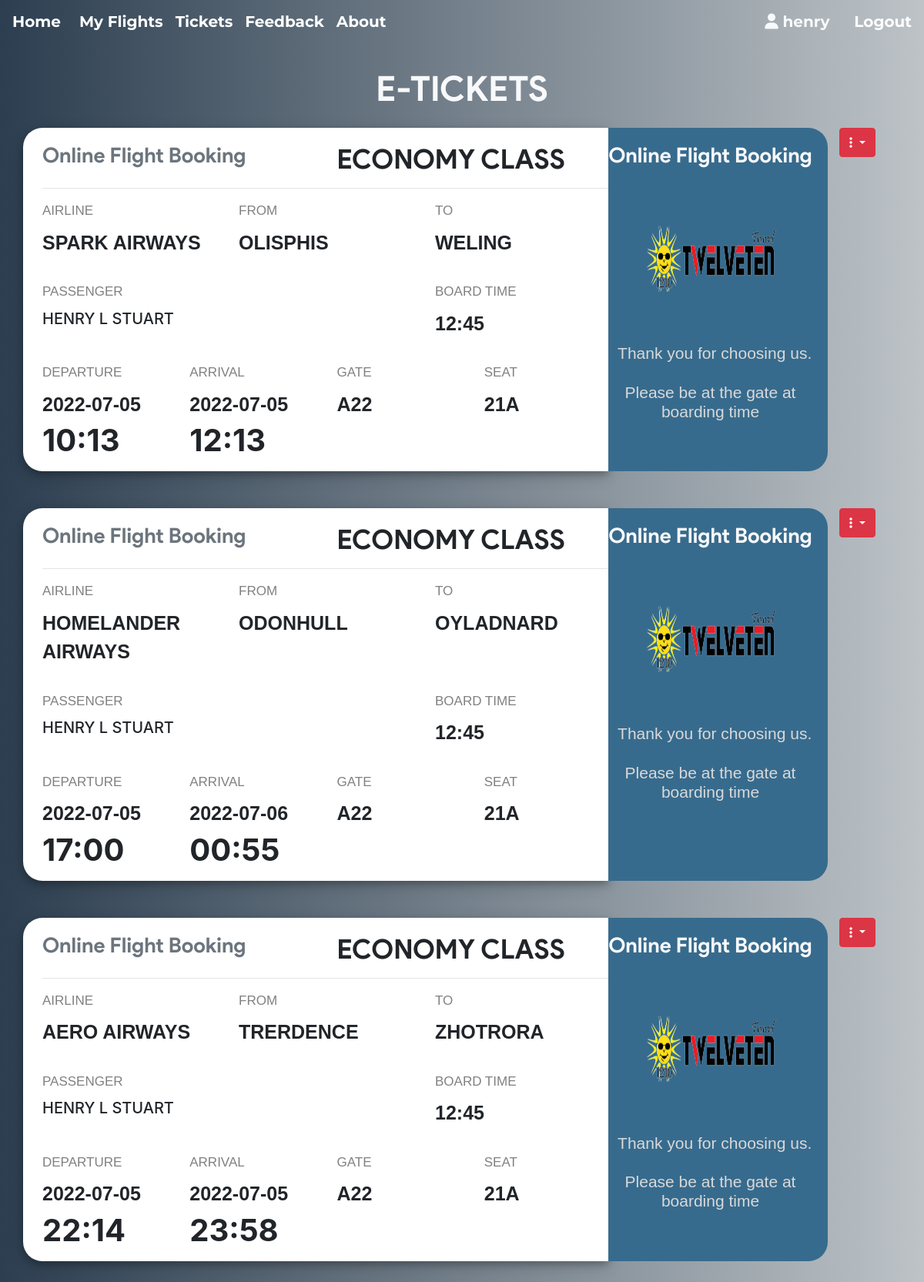
The page /ticket.php (signed in) on the database its author committed.
### tables this page shows
CREATE TABLE `ticket` (
  `ticket_id` int(11) NOT NULL,
  `passenger_id` int(11) NOT NULL,
  `flight_id` int(11) NOT NULL,
  `user_id` int(11) NOT NULL,
  `seat_no` varchar(10) NOT NULL,
  `cost` int(11) NOT NULL,
  `class` varchar(3) NOT NULL
);

CREATE TABLE `flight` (
  `flight_id` int(11) NOT NULL,
  `admin_id` int(11) NOT NULL,
  `arrivale` datetime NOT NULL,
  `departure` datetime NOT NULL,
  `Destination` varchar(20) NOT NULL,
  `source` varchar(20) NOT NULL,
  `airline` varchar(20) NOT NULL,
  `Seats` varchar(110) NOT NULL,
  `duration` varchar(20) NOT NULL,
  `Price` int(11) NOT NULL,
  `status` varchar(6) DEFAULT NULL,
  `issue` varchar(50) DEFAULT NULL,
  `last_seat` varchar(5) DEFAULT '',
  `bus_seats` int(11) DEFAULT '20',
  `last_bus_seat` varchar(5) DEFAULT ''
);

CREATE TABLE `passenger_profile` (
  `passenger_id` int(11) NOT NULL,
  `user_id` int(11) NOT NULL,
  `flight_id` int(11) NOT NULL,
  `mobile` varchar(110) NOT NULL,
  `dob` datetime NOT NULL,
  `f_name` varchar(20) DEFAULT NULL,
  `m_name` varchar(20) DEFAULT NULL,
  `l_name` varchar(20) DEFAULT NULL
);

### helpers/helper.php (called while the page is built)
<?php
function subview($file){
	$file = __DIR__.'/../sub-views/'.$file;
	include $file;
}

### ticket.php (the view, shortened to what this page needs)
<?php include_once 'helpers/helper.php'; ?>
<?php subview('header.php'); ?>
<main>
  <?php if(isset($_SESSION['userId'])) {
    require 'helpers/init_conn_db.php';
    ?>
    <div class="container mb-5">
    <h1 class="text-center text-light mt-4 mb-4">E-TICKETS</h1>
      <?php
      $sql = 'SELECT * FROM Ticket WHERE user_id=?';
      $stmt = mysqli_stmt_init($conn);
      if(!mysqli_stmt_prepare($stmt,$sql)) {
          header('Location: ticket.php?error=sqlerror');
          exit();
      } else {
          mysqli_stmt_bind_param($stmt,'i',$_SESSION['userId']);
          mysqli_stmt_execute($stmt);
          $result = mysqli_stmt_get_result($stmt);
          while ($row = mysqli_fetch_assoc($result)) {
            $sql_p = 'SELECT * FROM Passenger_profile WHERE passenger_id=?';
            $stmt_p = mysqli_stmt_init($conn);
            if(!mysqli_stmt_prepare($stmt_p,$sql_p)) {
                header('Location: ticket.php?error=sqlerror');
                exit();
            } else {
                mysqli_stmt_bind_param($stmt_p,'i',$row['passenger_id']);
                mysqli_stmt_execute($stmt_p);
                $result_p = mysqli_stmt_get_result($stmt_p);
                if($row_p = mysqli_fetch_assoc($result_p)) {
                  $sql_f = 'SELECT * FROM Flight WHERE flight_id=?';
                  $stmt_f = mysqli_stmt_init($conn);
                  if(!mysqli_stmt_prepare($stmt_f,$sql_f)) {
                      header('Location: ticket.php?error=sqlerror');
                      exit();
                  } else {
                      mysqli_stmt_bind_param($stmt_f,'i',$row['flight_id']);
                      mysqli_stmt_execute($stmt_f);
                      $result_f = mysqli_stmt_get_result($stmt_f);
                      if($row_f = mysqli_fetch_assoc($result_f)) {
                        $date_time_dep = $row_f['departure'];
                        $date_dep = substr($date_time_dep,0,10);
                        $time_dep = substr($date_time_dep,10,6) ;
                        $date_time_arr = $row_f['arrivale'];
                        $date_arr = substr($date_time_arr,0,10);
                        $time_arr = substr($date_time_arr,10,6) ;
                        if($row['class'] === 'E') {
                            $class_txt = 'ECONOMY';
                        } else if($row['class'] === 'B') {
                            $class_txt = 'BUSINESS';
                        }
                        echo '
                        <div class="row mb-5">
                        <div class="col-8 out">
                            <div class="row ">
                                <div class="col">
                                    <h2 class="text-secondary mb-0 brand">
                                        Online Flight Booking</h2>
                                </div>
                                <div class="col">
                                    <h2 class="mb-0">'.$class_txt.' CLASS</h2>
                                </div>
                            </div>
                            <hr>
                            <div class="row mb-3">
                                <div class="col-4">
                                    <p class="head">Airline</p>
                                    <p class="txt">'.$row_f['airline'].'</p>
                                </div>
                                <div class="col-4">
                                    <p class="head">from</p>
                                    <p class="txt">'.$row_f['source'].'</p>
                                </div>
                                <div class="col-4">
                                    <p class="head">to</p>
                                    <p class="txt">'.$row_f['Destination'].'</p>
                                </div>
                            </div>
                            <div class="row mb-3">
                                <div class="col-8">
                                    <p class="head">Passenger</p>
                                    <p class=" h5 text-uppercase">
                                    '.$row_p['f_name'].' '.$row_p['m_name'].' '.$row_p['l_name'].'
                                    </p>
                                </div>
                                <div class="col-4">
                                    <p class="head">board time</p>
                                    <p class="txt">12:45</p>
                                </div>
                            </div>
                            <div class="row">
                                <div class="col-3">
                                    <p class="head">departure</p>
                                    <p class="txt mb-1">'.$date_dep.'</p>
                                    <p class="h1 font-weight-bold mb-3">'.$time_dep.'</p>
                                </div>
                                <div class="col-3">
                                    <p class="head">arrival</p>
                                    <p class="txt mb-1">'.$date_arr.'</p>
                                    <p class="h1 font-weight-bold mb-3">'.$time_arr.'</p>
                                </div>
                                <div class="col-3">
                                    <p class="head">gate</p>
                                    <p class="txt">A22</p>
                                </div>
                                <div class="col-3">
                                    <p class="head">seat</p>
                                    <p class="txt">'.$row['seat_no'].'</p>
                                </div>
                            </div>
                        </div>
                        <div class="col-3 pl-0" style="background-color:#376b8d !important;
                            padding:20px; border-top-right-radius: 25px; border-bottom-right-radius: 25px;">
                            <div class="row">
                                <div class="col">
                                <h2 class="text-light text-center brand">
                                    Online Flight Booking</h2>
                                </div>
                            </div>
                            <div class="row justify-content-center">
                                <div class="col-12">
                                    <img src="assets/images/airtic.png" class="mx-auto d-block"
                                    height="200px" width="200px" alt="">
                                </div>
                            </div>
                            <div class="row">
                                <h3 class="text-light2 text-center mt-2 mb-0">
                                &nbsp Thank you for choosing us. </br> </br>
                                    Please be at the gate at boarding time</h3>
                            </div>
                        </div>
                        <div class="col-1">
                            <div class="dropdown">
                                <button class="btn btn-danger dropdown-toggle" type="button"
                                    id="dropdownMenuButton" data-toggle="dropdown"
                                    aria-haspopup="true" aria-expanded="false">
                                    <i class="fa fa-ellipsis-v"></i> </td>
                                </button>
                                            value='.$row['ticket_id'].'>
                                            value='.$row['ticket_id'].'>
                            </div>
                        </div>
                        </div>
                      ' ;
                      }
                  }
                }
            }
          }
      }
       ?>
    </div>
  </main>
  <?php } ?>
  <?php subview('footer.php'); ?>

### sub-views/header.php (shortened to what this page needs)
<!doctype html>
<html lang="en">
    <head>
        <link rel="stylesheet" href="https://stackpath.bootstrapcdn.com/font-awesome/4.7.0/css/font-awesome.min.css">
        <link rel="stylesheet" href="https://stackpath.bootstrapcdn.com/bootstrap/4.5.2/css/bootstrap.min.css">
    </head>
    <body>
        <nav class="navbar navbar-expand-lg navbar-dark bg-transparent ">
        <a class="navbar-brand" href="index.php"><h5>Home</h5>
        </a>
        <div class="collapse navbar-collapse" id="navbarSupportedContent">
            <ul class="navbar-nav mr-auto">
            <?php if(isset($_SESSION['userId'])) { ?>
                <li class="nav-item">
                    <a class="nav-link" href="my_flights.php">
                        <h5> My Flights</h5>
                    </a>
                </li>
                <li class="nav-item">
                    <a class="nav-link" href="ticket.php">
                        <h5> Tickets</h5>
                    </a>
                </li>
            <?php } ?>
                <li class="nav-item">
                    <a class="nav-link" href="feedback.php">
                        <h5> Feedback</h5>
                    </a>
                </li>
                <li class="nav-item">
                    <a class="nav-link" href="#">
                        <h5> About</h5>
                    </a>
                </li>
            </ul>
            <?php
            if(isset($_SESSION['userId'])) {
                echo '
                <ul  class="nav navbar-nav navbar-right">
                    <li class="nav-item mr-3">
                            <h5 class=" text-light">
                            <i class="ml-1 fa fa-user text-light"></i>
                            '.$_SESSION['userUid'].'
                            </h5>
                    </li>
                    <li class="nav-item ml-3">
                        <form action="includes/logout.inc.php" class="logout_form" method="POST">
                        <button class="astext"  type="submit">
                            <h5> Logout </h5>
                            </button>
                        </form>
                    </li>
                </ul>    ';
            }
            ?>
        </div>
        </nav>

### sub-views/footer.php (shortened to what this page needs)
  </body>
</html>

### sub-views/header.php (style rules this page uses)
.astext { background:none; border:none; margin:0; padding:0; cursor: pointer; }
h5 { color: white; font-weight: bold; font-size: 20px ; font-family: 'Montserrat', sans-serif; }

### ticket.php (style rules this page uses)
body { background: #bdc3c7; background: -webkit-linear-gradient(to right, #2c3e50, #bdc3c7); background: linear-gradient(to right, #2c3e50, #bdc3c7); }
h2.brand { font-size: 27px !important; }
p.head { text-transform: uppercase; font-family: arial; font-size: 17px; margin-bottom: 10px ; color: grey; }
p.txt { text-transform: uppercase; font-family: arial; font-size: 25px; font-weight: bolder; }
.out { border-top-left-radius: 25px; border-bottom-left-radius: 25px; box-shadow: 0 4px 8px 0 rgba(0, 0, 0, 0.2), 0 6px 20px 0 rgba(0, 0, 0, 0.19); background-color: white; padding-left: 25px; padding-right: 0px; padding-top: 20px; }
h2 { font-weight: lighter !important; font-size: 35px !important; margin-bottom: 20px; font-family :'product sans' !important; font-weight: bolder; }
.text-light2 { color: #d9d9d9; }
h3 { font-size: 21px !important; margin-bottom: 20px; font-family: Tahoma, sans-serif; font-weight: lighter; }
h1 { font-weight: lighter !important; font-size: 45px !important; margin-bottom: 20px; font-family :'product sans' !important; font-weight: bolder; }

### rows shown on the page
ticket: class "ECONOMY", flight.airline "SPARK AIRWAYS", flight.source "OLISPHIS", flight.Destination "WELING", passenger.f_name "HENRY", passenger.m_name "L", passenger.l_name "STUART", flight.departure "2022-07-05", flight.departure "10:13", flight.arrivale "2022-07-05", flight.arrivale "12:13", seat_no "21A"
ticket: class "ECONOMY", flight.airline "HOMELANDER AIRWAYS", flight.source "ODONHULL", flight.Destination "OYLADNARD", passenger.f_name "HENRY", passenger.m_name "L", passenger.l_name "STUART", flight.departure "2022-07-05", flight.departure "17:00", flight.arrivale "2022-07-06", flight.arrivale "00:55", seat_no "21A"
ticket: class "ECONOMY", flight.airline "AERO AIRWAYS", flight.source "TRERDENCE", flight.Destination "ZHOTRORA", passenger.f_name "HENRY", passenger.m_name "L", passenger.l_name "STUART", flight.departure "2022-07-05", flight.departure "22:14", flight.arrivale "2022-07-05", flight.arrivale "23:58", seat_no "21A"

### other values the page prints
$_SESSION['userUid'] "henry"
